Frame 1 (no input): blank canvas, image omitted
Frame 60 (no input): blank canvas, image omitted
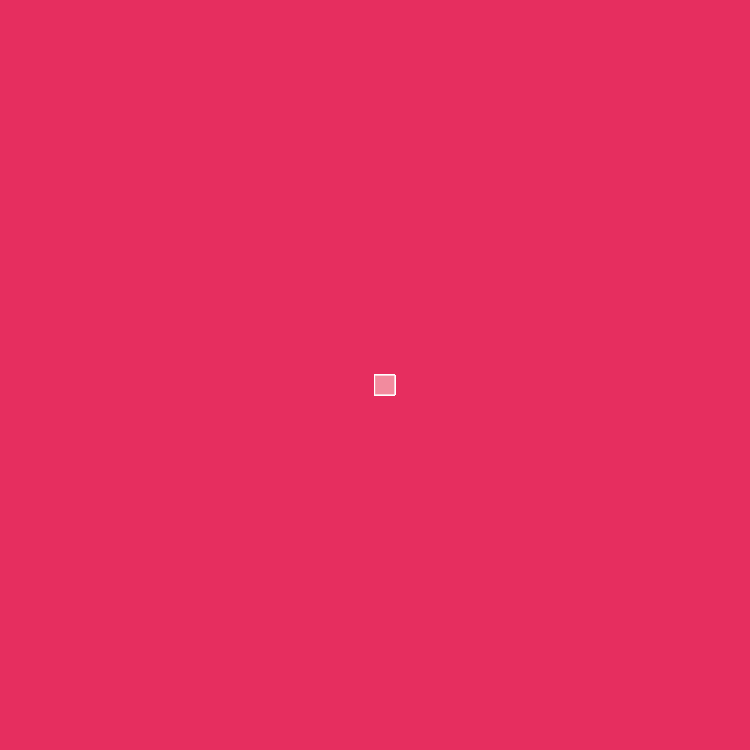
Frame 120 (the mouse pressed at the canvas centre since frame 60)

The p5.js sketch whose frames 1 and 60 were blank and that drew this single picture after the mouse press (run headless with seeded random() and noise() and a simulated clock; from frame 60 on, the mouse is pressed at the canvas centre):

// p5.js sketch
// ── sketch.js
function setup() {
    createCanvas(750, 750);
    background("rgb(230,46,95)");
  }
  
  function draw() {
    
    stroke("white");
    fill("rgba(243,141,159,0.6)");
    if(mouseIsPressed){
    rect(mouseX, mouseY, 20, 20);
    }
  }
